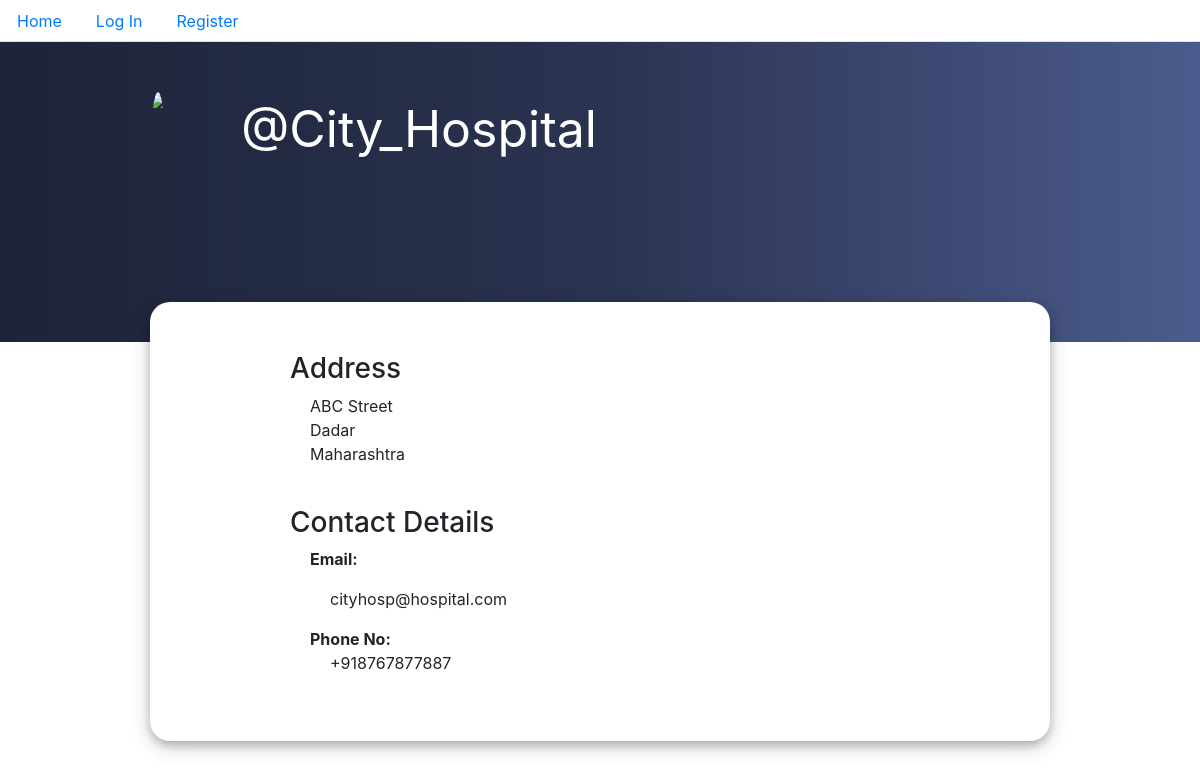
The page /profile/City_Hospital on the database as committed earlier.
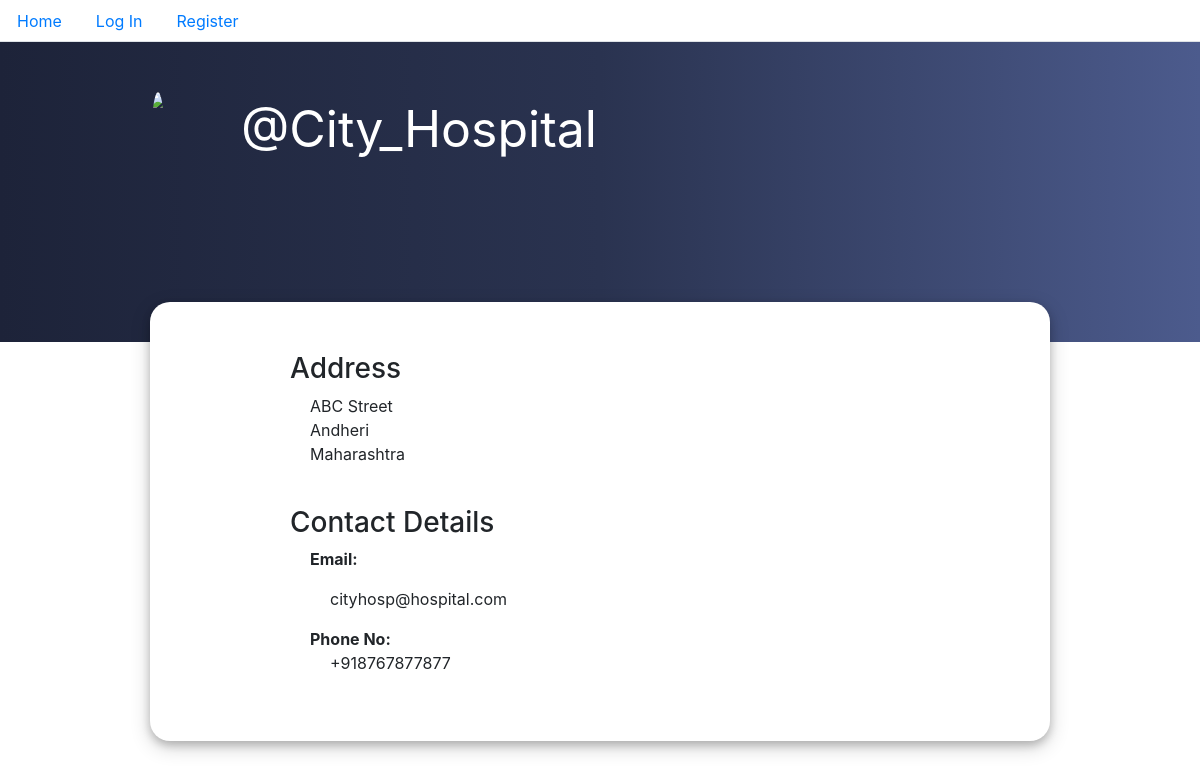
The same page on the database as committed later.
### donate/models.py (models this page shows, shortened)
class User(AbstractUser):
    gender_choice = [
        ("M", "Male"),
        ("F", "Female"),
        ("O", "Other")
    ]
    is_hospital = models.BooleanField(default = False)
    street = models.CharField (max_length=64)
    city = models.CharField (max_length=64)
    state = models.CharField (max_length=64)
    phone_no = PhoneNumberField(unique=True)
    dob = models.DateField(auto_now_add=False, blank=True, null=True)
    blood_type = models.CharField(choices=unit_choices, max_length=64, blank=True)
    gender = models.CharField(choices=gender_choice, max_length=1, blank=True)
    requests = models.ManyToManyField("User", blank=True, through="BloodRequest")

### donate/views.py (the view)
# urls.py: path("profile/<str:name>", views.profile, name="profile"),
def profile(request, name):
    user = User.objects.get(username=name)
    donations = user.donations.all()
    today = date.today()
    age = 0
    if user.is_hospital == False:
        age = today.year - user.dob.year - ((today.month, today.day) < (user.dob.month, user.dob.day))
    return render(request, "donate/profile.html", {
        "donations": donations,
        "user1": user,
        "age": age
    })

### donate/templates/donate/profile.html (shortened to what this page needs)
{% extends "donate/layout.html" %}
{%load static%}
{% block stylelink %} <link href="{% static 'donate/profile.css' %}" rel="stylesheet"> {% endblock %}
{% block body %}
    <div class="profilecontainer">
        {% if user1.is_hospital == False %}
            <div class="top top_d">
        {% else %}
            <div class="top top_h">
        {% endif %}
        <br>
            {% if user1.is_hospital == False %}
                <img src="https://image.freepik.com/free-vector/people-donating-blood-background-flat-design_23-2148257793.jpg">
            {% else %}
                <img src="https://image.freepik.com/free-vector/hospital-building-ambulance_260807-282.jpg">
            {% endif %}
            <div>
                <p id="username">@{{ user1.username }}</p>
            </div>
    </div>
    <div class="bottom">
        <h3>Address</h3>
        <p  style="padding-left: 20px">
            {{ user1.street }} <br> {{ user1.city }} <br> {{ user1.state }}
        </p>
        <br>
        <h3>Contact Details</h3>
        <p style="padding-left: 20px">
            <strong>Email: </strong>  <p style="padding-left:40px "> {{ user1.email }}<br> </p>
            <strong  style="padding-left: 20px">Phone No:</strong> <br> <p style="padding-left:40px "> {{ user1.phone_no }} </p>
        </p>
    </div>
    </div>
{% endblock %}

Rows that differ between the two databases and show on the page:
changed User "City_Hospital": city "Dadar" → "Andheri"; phone_no "+918767877887" → "+918767877877"
